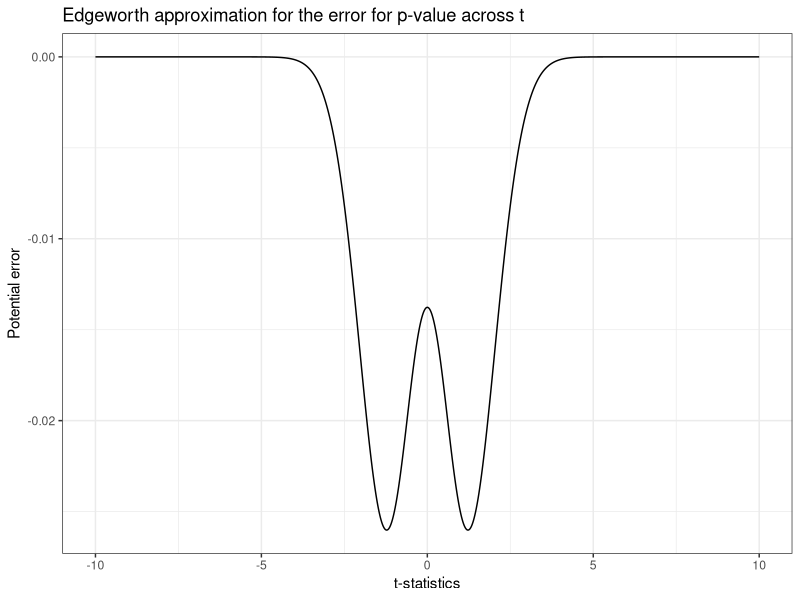

Here is the R script that generated this plot:
################################################################################
# LAB 13 R CODE
# YULIIA HELEVERIA
# MATH 240 - SPRING 2025
################################################################################

################################################################################
# Load Libraries
################################################################################
library(tidyverse)
library(e1071)
library(boot)

################################################################################
# QUESTION 1
################################################################################

################################################################################
# Part a
################################################################################
#read the data file
dat.finches <- read_csv("zebrafinches.csv")
#separate further column
dat.further <- dat.finches$further

mu0 = 0
#compute t-statistics to get the t-value for the further data
t_furth <- t.test(dat.further, mu = mu0, alternative = "less")
t <- t_furth$statistic #extract t
n <- length(dat.further) #get n

#calculate skewness of data
skew <- skewness(dat.further)

#use Gaussian pdf and calculate the error
pdf.finches <- dnorm(t, mean = 0, sd = 1)
potential.error <- (skew/sqrt(n))*((2*t^2 +1)/6)*pdf.finches

################################################################################
# Part b
################################################################################
#generate a vector of t-values and compute pdf for each of them
t.vals <- seq(from = -10, to = 10, length.out = 1000)
pdf.t.vals <- dnorm(t.vals, mean = 0, sd = 1)

#calculate the error across of all t
t.potential.error <- (skew/sqrt(n))*((2*t.vals^2 +1)/6)*pdf.t.vals

#create a tibble to plot the errors for t-statistics
dat.error.plot <- tibble(t.vals, t.potential.error)

#plot the error for the t-statistics 
error.plot <- ggplot(dat.error.plot)+
  geom_line(aes(x= t.vals, y = t.potential.error))+ #plot the line for the errors
  theme_bw()+
  labs(title = "Edgeworth approximation for the error for p-value across t",
       x = "t-statistics",
       y = "Potential error")

################################################################################
# Part c
################################################################################
alpha <- 0.05
#calculate the critical value for the left-tailed test
t.crit <- qnorm(alpha, mean = 0, sd = 1)

#calculate pdf
pdf.sample <- dnorm(t.crit, mean = 0, sd = 1)

#calculate n 
n.sample <- (skew/(6*(0.10*alpha))*(2*t.crit^2+1)*pdf.sample)^2

################################################################################
# QUESTION 2
################################################################################

################################################################################
# Part a
################################################################################
n.resamples <- 1000

#separate closer and difference data
dat.closer <- dat.finches$closer
dat.diff <- dat.finches$diff

#shift the mean of the data to be 0 under null hypothesis
dat.closer.centered <- dat.closer - mean(dat.closer)

#get standard deviation
dat.closer.sd <- sd(dat.closer)

#store the approximation of T-statistics
t.stat.storage <- tibble(closer = rep(NA, n.resamples))

#perform resampling and calculate T-statistics
for (i in 1:n.resamples){
  resample <- sample(dat.closer, size = n, replace = T)
}
